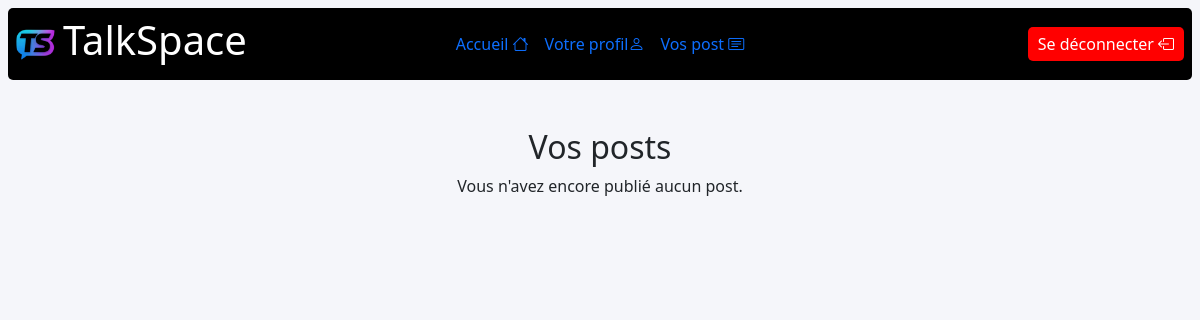
The page /post (signed in) on the database as committed earlier.
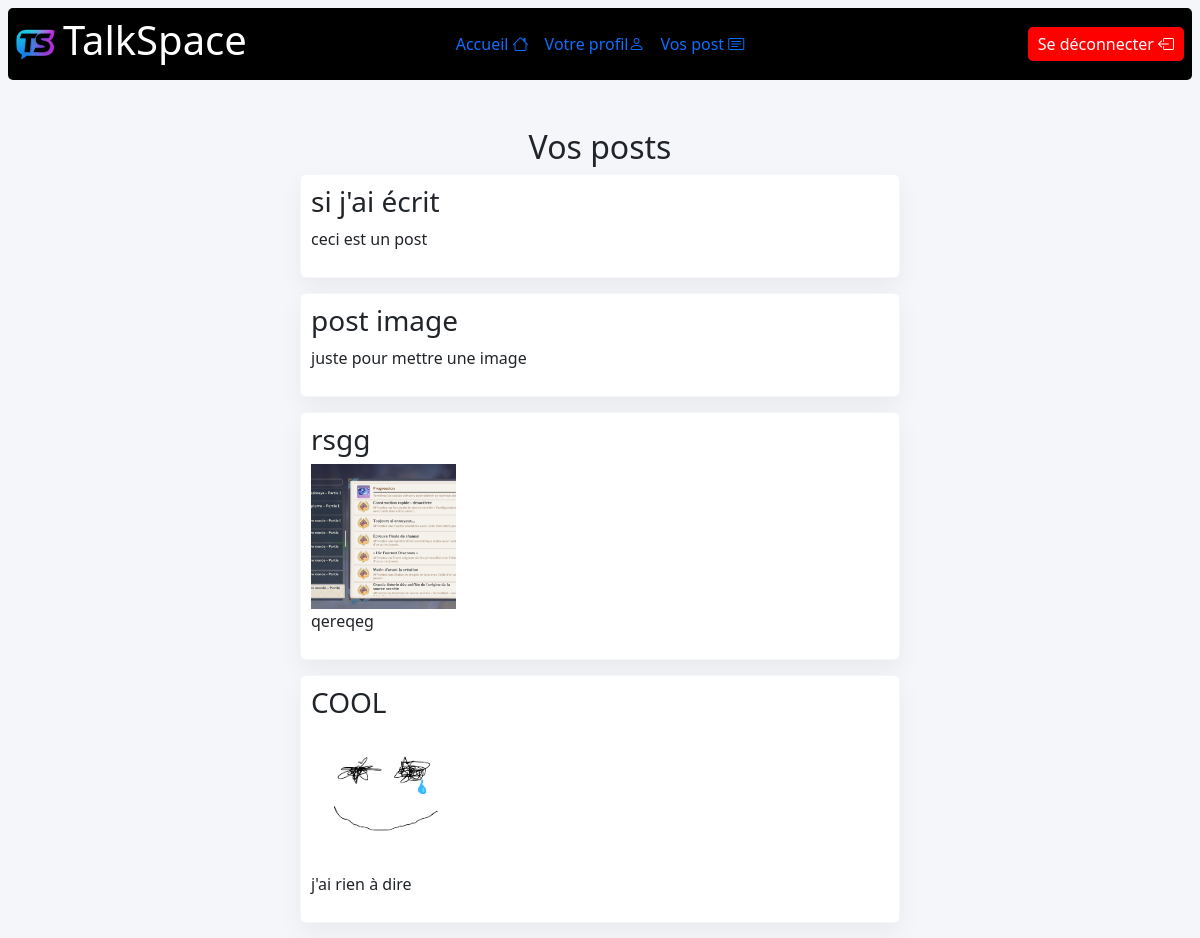
The same page on the database as committed later.
### tables this page shows
CREATE TABLE IF NOT EXISTS `post` (
  `id` int NOT NULL AUTO_INCREMENT,
  `idUser` int NOT NULL,
  `title` varchar(100) NOT NULL,
  `content` text NOT NULL,
  `image` varchar(255) DEFAULT NULL,
  PRIMARY KEY (`id`),
  KEY `idUser` (`idUser`)
);

### src/Controllers/PostController.php (called while the page is built, shortened)
<?php
class PostController {
    public function showPost(){
        $user = $_SESSION['user'];
        $postModel = new Post();
        $posts = $postModel->getUserPost($user['id']);
        require __DIR__ . '/../views/post/index.php';
        $content = ob_get_clean();
        return [
            'title' => 'Post',
            'content' => $content,
            'user' => $user,
            'posts' => $posts
        ];
    }
}

### public/index.php (called while the page is built, shortened)
<?php
$path = parse_url($_SERVER['REQUEST_URI'], PHP_URL_PATH);
$path = str_replace('/public', '', $path);
$path = $path === '' ? '/' : $path;
$data = ['title' => 'Blog', 'content' => ''];
if ($path === '/') {
    $controller = new HomeController();
    $data = $controller->index();
} elseif ($path === '/logout') {
    session_destroy();
    header('Location: /');
    exit;
} elseif ($path === '/profil') {
    $controller = new UserController();
    $data = $controller->showUser();
} elseif ($path === '/post') {
    $controller = new PostController();
    $data = $controller->showPost();
} else {
    $data = ['title' => 'Erreur', 'content' => '404 - Page non trouvée'];
}
$content = $data['content'];
require_once __DIR__ . '/../templates/layout.php';

### src/Models/Post.php (called while the page is built, shortened)
<?php
class Post {
    public function getUserPost(int $idUser) {
        $pdo = Database::getInstance();
        $stmt = $pdo->prepare("SELECT * FROM post WHERE idUser = ?");
        $stmt->execute([$idUser]);
        return $stmt->fetchAll(\PDO::FETCH_ASSOC);
    }
}

### src/views/post/index.php (the view)
<h2 class="text-center">Vos posts</h2>
<div class="w-50 mx-auto">
    <?php if (empty($posts)) : ?>
        <div class="text-center">
            <p>Vous n'avez encore publié aucun post.</p>
        </div>
    <?php else : ?>
        <?php foreach ($posts as $index => $post) : ?>
            <div class="post rounded">
                <h3><?= htmlspecialchars($post['title']) ?></h3>
                <?php if (!empty($post['image'])) : ?>
                    <div class="container-img w-25"
                        x-data="{ loaded: false }"
                        x-init="setTimeout(() => loaded = true, <?= ($index * 100) + 200 ?>)"
                        x-show="loaded"
                        x-transition:enter="transition ease-out duration-500"
                        x-transition:enter-start="opacity-0 scale-95"
                        x-transition:enter-end="opacity-100 scale-100">
                        <img src="/assets/img/uploads/<?= htmlspecialchars($post['image']) ?>" alt="<?= htmlspecialchars($post['title']) ?>">
                    </div>
                <?php endif; ?>
                <p><?= nl2br(htmlspecialchars($post['content'])) ?></p>
            </div>
        <?php endforeach; ?>
    <?php endif; ?>
</div>

### templates/layout.php (shortened to what this page needs)
<!DOCTYPE html>
<html lang="en">
<head>
    <link href="https://cdn.jsdelivr.net/npm/bootstrap@5.3.8/dist/css/bootstrap.min.css" rel="stylesheet">
    <link rel="stylesheet" href="https://cdn.jsdelivr.net/npm/bootstrap-icons@1.13.1/font/bootstrap-icons.min.css">
    <link rel="stylesheet" href="/assets/style.css">
</head>
<header class="p-2 mb-5 m-2 sticky-top d-grid"
        style="grid-template-columns: repeat(3, 1fr);"
        x-data="{ loaded: false }"
        x-init="loaded = true"
        x-show="loaded"
        x-transition:enter="transition ease-out duration-300"
        x-transition:enter-start="opacity-0 -translate-y-2"
        x-transition:enter-end="opacity-100 translate-y-0">
    <div class="d-flex gap-2 align-items-center">
        <img src="/assets/img/logo-simple.png" alt="" class="logo img-fluid">
        <h1>TalkSpace</h1>
    </div>
    <nav class="d-flex gap-3 align-items-center justify-content-center">
        <a href="/" class="link" x-data x-on:mouseenter="$el.style.transform = 'scale(1.05)'" x-on:mouseleave="$el.style.transform = 'scale(1)'" style="transition: transform 0.2s;">Accueil <i class="bi bi-house"></i></a>
        <a href="/profil" class="link" x-data x-on:mouseenter="$el.style.transform = 'scale(1.05)'" x-on:mouseleave="$el.style.transform = 'scale(1)'" style="transition: transform 0.2s;">Votre profil<i class="bi bi-person"></i></a>
        <a href="/post" class="link" x-data x-on:mouseenter="$el.style.transform = 'scale(1.05)'" x-on:mouseleave="$el.style.transform = 'scale(1)'" style="transition: transform 0.2s;">Vos post <i class="bi bi-card-text"></i></a>
    </nav>
    <div class="d-flex gap-2 ms-auto align-items-center">
        <?php if (!isset($_SESSION['user'])): ?>
            <a href="/register" class="signin" x-data x-on:mouseenter="$el.style.transform = 'scale(1.05)'" x-on:mouseleave="$el.style.transform = 'scale(1)'" style="transition: transform 0.2s;">S'inscrire <i class="bi bi-person-plus"></i></a>
            <a href="/login" class="login" x-data x-on:mouseenter="$el.style.transform = 'scale(1.05)'" x-on:mouseleave="$el.style.transform = 'scale(1)'" style="transition: transform 0.2s;">Se connecter <i class="bi bi-box-arrow-in-right"></i></a>
        <?php else : ?>
            <a href="/logout" class="logout" x-data x-on:mouseenter="$el.style.transform = 'scale(1.05)'" x-on:mouseleave="$el.style.transform = 'scale(1)'" style="transition: transform 0.2s;">Se déconnecter <i class="bi bi-box-arrow-left"></i></a>
        <?php endif; ?>
    </div>
</header>
<body>
    <main>
        <?= $content ?>
    </main>
</body>
</html>

### public/assets/style.css (style rules this page uses)
header { background-color: black; color: white; border: none; border-radius: 5px; }
body { background-color: #f5f6fa; }
.logo { width: 10%; }
.post { border:1px solid #f5f6fa; padding:10px; margin-bottom:15px; background-color: white; box-shadow: 0 10px 25px rgba(0,0,0,0.05); }
.container-img { aspect-ratio: 1 / 1; width: 100%; overflow: hidden; display: flex; align-items: center; justify-content: center }
.container-img img { width: 100%; height: 100%; object-fit: cover; }
.link, .signin, .login, .logout, .edit, .delete { text-decoration: none; }
.logout, .delete { background-color: red; color: white; border-radius: 5px; padding: 5px 10px; transition: all ease 0.2s; }

Rows that differ between the two databases and show on the page:
added post: title "si j'ai écrit", content "ceci est un post"
added post: title "post image", content "juste pour mettre une image"
added post: title "rsgg", image (picture), content "qereqeg"
added post: title "COOL", image (picture), content "j'ai rien à dire"
Other text that changed with them:
text no longer shown: "Vous n'avez encore publié aucun post."
